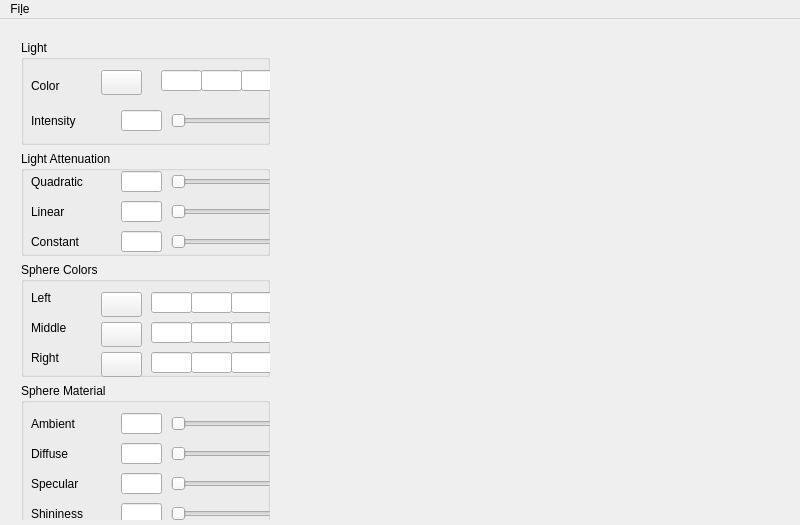
<?xml version="1.0" encoding="UTF-8"?>
<ui version="4.0">
 <class>MainWindow</class>
 <widget class="QMainWindow" name="MainWindow">
  <property name="geometry">
   <rect>
    <x>0</x>
    <y>0</y>
    <width>800</width>
    <height>525</height>
   </rect>
  </property>
  <property name="minimumSize">
   <size>
    <width>800</width>
    <height>525</height>
   </size>
  </property>
  <property name="windowTitle">
   <string>Lab 6 - 3D OpenGL</string>
  </property>
  <widget class="QWidget" name="mainWidget">
   <widget class="QWidget" name="layoutWidget_2">
    <property name="geometry">
     <rect>
      <x>10</x>
      <y>10</y>
      <width>271</width>
      <height>491</height>
     </rect>
    </property>
    <layout class="QGridLayout" name="settings">
     <item row="3" column="0">
      <widget class="QGroupBox" name="materialGroupBox">
       <property name="minimumSize">
        <size>
         <width>0</width>
         <height>219</height>
        </size>
       </property>
       <property name="title">
        <string>Sphere Material</string>
       </property>
       <widget class="QLabel" name="ambientLabel">
        <property name="geometry">
         <rect>
          <x>10</x>
          <y>20</y>
          <width>71</width>
          <height>41</height>
         </rect>
        </property>
        <property name="text">
         <string>Ambient</string>
        </property>
       </widget>
       <widget class="QLineEdit" name="ambientEdit">
        <property name="geometry">
         <rect>
          <x>100</x>
          <y>30</y>
          <width>41</width>
          <height>21</height>
         </rect>
        </property>
       </widget>
       <widget class="QSlider" name="ambientSlider">
        <property name="geometry">
         <rect>
          <x>150</x>
          <y>30</y>
          <width>101</width>
          <height>22</height>
         </rect>
        </property>
        <property name="orientation">
         <enum>Qt::Horizontal</enum>
        </property>
       </widget>
       <widget class="QLabel" name="diffuseLabel">
        <property name="geometry">
         <rect>
          <x>10</x>
          <y>50</y>
          <width>71</width>
          <height>41</height>
         </rect>
        </property>
        <property name="text">
         <string>Diffuse</string>
        </property>
       </widget>
       <widget class="QLineEdit" name="diffuseEdit">
        <property name="geometry">
         <rect>
          <x>100</x>
          <y>60</y>
          <width>41</width>
          <height>21</height>
         </rect>
        </property>
       </widget>
       <widget class="QSlider" name="diffuseSlider">
        <property name="geometry">
         <rect>
          <x>150</x>
          <y>60</y>
          <width>101</width>
          <height>22</height>
         </rect>
        </property>
        <property name="orientation">
         <enum>Qt::Horizontal</enum>
        </property>
       </widget>
       <widget class="QLabel" name="specularLabel">
        <property name="geometry">
         <rect>
          <x>10</x>
          <y>80</y>
          <width>81</width>
          <height>41</height>
         </rect>
        </property>
        <property name="text">
         <string>Specular</string>
        </property>
       </widget>
       <widget class="QLineEdit" name="specularEdit">
        <property name="geometry">
         <rect>
          <x>100</x>
          <y>90</y>
          <width>41</width>
          <height>21</height>
         </rect>
        </property>
       </widget>
       <widget class="QSlider" name="specularSlider">
        <property name="geometry">
         <rect>
          <x>150</x>
          <y>90</y>
          <width>101</width>
          <height>22</height>
         </rect>
        </property>
        <property name="orientation">
         <enum>Qt::Horizontal</enum>
        </property>
       </widget>
       <widget class="QLabel" name="shininessLabel">
        <property name="geometry">
         <rect>
          <x>10</x>
          <y>110</y>
          <width>81</width>
          <height>41</height>
         </rect>
        </property>
        <property name="text">
         <string>Shininess</string>
        </property>
       </widget>
       <widget class="QLineEdit" name="shininessEdit">
        <property name="geometry">
         <rect>
          <x>100</x>
          <y>120</y>
          <width>41</width>
          <height>21</height>
         </rect>
        </property>
       </widget>
       <widget class="QSlider" name="shininessSlider">
        <property name="geometry">
         <rect>
          <x>150</x>
          <y>120</y>
          <width>101</width>
          <height>22</height>
         </rect>
        </property>
        <property name="orientation">
         <enum>Qt::Horizontal</enum>
        </property>
       </widget>
      </widget>
     </item>
     <item row="2" column="0">
      <widget class="QGroupBox" name="spheresGroupBox">
       <property name="enabled">
        <bool>true</bool>
       </property>
       <property name="sizePolicy">
        <sizepolicy hsizetype="Preferred" vsizetype="Fixed">
         <horstretch>0</horstretch>
         <verstretch>0</verstretch>
        </sizepolicy>
       </property>
       <property name="minimumSize">
        <size>
         <width>0</width>
         <height>115</height>
        </size>
       </property>
       <property name="title">
        <string>Sphere Colors</string>
       </property>
       <widget class="QPushButton" name="sphereLColorButton">
        <property name="geometry">
         <rect>
          <x>80</x>
          <y>30</y>
          <width>41</width>
          <height>25</height>
         </rect>
        </property>
        <property name="text">
         <string/>
        </property>
       </widget>
       <widget class="QLabel" name="sphereLLabel">
        <property name="geometry">
         <rect>
          <x>10</x>
          <y>20</y>
          <width>62</width>
          <height>31</height>
         </rect>
        </property>
        <property name="text">
         <string>Left</string>
        </property>
       </widget>
       <widget class="QLineEdit" name="sphereLREdit">
        <property name="geometry">
         <rect>
          <x>130</x>
          <y>30</y>
          <width>41</width>
          <height>21</height>
         </rect>
        </property>
       </widget>
       <widget class="QLineEdit" name="sphereLGEdit">
        <property name="geometry">
         <rect>
          <x>170</x>
          <y>30</y>
          <width>41</width>
          <height>21</height>
         </rect>
        </property>
       </widget>
       <widget class="QLineEdit" name="sphereLBEdit">
        <property name="geometry">
         <rect>
          <x>210</x>
          <y>30</y>
          <width>41</width>
          <height>21</height>
         </rect>
        </property>
       </widget>
       <widget class="QLineEdit" name="sphereMBEdit">
        <property name="geometry">
         <rect>
          <x>210</x>
          <y>60</y>
          <width>41</width>
          <height>21</height>
         </rect>
        </property>
       </widget>
       <widget class="QLabel" name="sphereMLabel">
        <property name="geometry">
         <rect>
          <x>10</x>
          <y>50</y>
          <width>62</width>
          <height>31</height>
         </rect>
        </property>
        <property name="text">
         <string>Middle</string>
        </property>
       </widget>
       <widget class="QLineEdit" name="sphereMGEdit">
        <property name="geometry">
         <rect>
          <x>170</x>
          <y>60</y>
          <width>41</width>
          <height>21</height>
         </rect>
        </property>
       </widget>
       <widget class="QLineEdit" name="sphereMREdit">
        <property name="geometry">
         <rect>
          <x>130</x>
          <y>60</y>
          <width>41</width>
          <height>21</height>
         </rect>
        </property>
       </widget>
       <widget class="QPushButton" name="sphereMColorButton">
        <property name="geometry">
         <rect>
          <x>80</x>
          <y>60</y>
          <width>41</width>
          <height>25</height>
         </rect>
        </property>
        <property name="text">
         <string/>
        </property>
       </widget>
       <widget class="QPushButton" name="sphereRColorButton">
        <property name="geometry">
         <rect>
          <x>80</x>
          <y>90</y>
          <width>41</width>
          <height>25</height>
         </rect>
        </property>
        <property name="text">
         <string/>
        </property>
       </widget>
       <widget class="QLabel" name="sphereRLabel">
        <property name="geometry">
         <rect>
          <x>10</x>
          <y>80</y>
          <width>62</width>
          <height>31</height>
         </rect>
        </property>
        <property name="text">
         <string>Right</string>
        </property>
       </widget>
       <widget class="QLineEdit" name="sphereRGEdit">
        <property name="geometry">
         <rect>
          <x>170</x>
          <y>90</y>
          <width>41</width>
          <height>21</height>
         </rect>
        </property>
       </widget>
       <widget class="QLineEdit" name="sphereRBEdit">
        <property name="geometry">
         <rect>
          <x>210</x>
          <y>90</y>
          <width>41</width>
          <height>21</height>
         </rect>
        </property>
       </widget>
       <widget class="QLineEdit" name="sphereRREdit">
        <property name="geometry">
         <rect>
          <x>130</x>
          <y>90</y>
          <width>41</width>
          <height>21</height>
         </rect>
        </property>
       </widget>
      </widget>
     </item>
     <item row="0" column="0">
      <widget class="QGroupBox" name="lightGroupBox">
       <property name="enabled">
        <bool>true</bool>
       </property>
       <property name="sizePolicy">
        <sizepolicy hsizetype="Preferred" vsizetype="Fixed">
         <horstretch>0</horstretch>
         <verstretch>0</verstretch>
        </sizepolicy>
       </property>
       <property name="minimumSize">
        <size>
         <width>0</width>
         <height>105</height>
        </size>
       </property>
       <property name="title">
        <string>Light</string>
       </property>
       <widget class="QSlider" name="lightIntensitySlider">
        <property name="geometry">
         <rect>
          <x>150</x>
          <y>70</y>
          <width>101</width>
          <height>22</height>
         </rect>
        </property>
        <property name="orientation">
         <enum>Qt::Horizontal</enum>
        </property>
       </widget>
       <widget class="QLabel" name="lightIntensityLabel">
        <property name="geometry">
         <rect>
          <x>10</x>
          <y>70</y>
          <width>91</width>
          <height>21</height>
         </rect>
        </property>
        <property name="text">
         <string>Intensity</string>
        </property>
       </widget>
       <widget class="QPushButton" name="lightColorButton">
        <property name="geometry">
         <rect>
          <x>80</x>
          <y>30</y>
          <width>41</width>
          <height>25</height>
         </rect>
        </property>
        <property name="text">
         <string/>
        </property>
       </widget>
       <widget class="QLabel" name="lightColorLabel">
        <property name="geometry">
         <rect>
          <x>10</x>
          <y>30</y>
          <width>62</width>
          <height>31</height>
         </rect>
        </property>
        <property name="text">
         <string>Color</string>
        </property>
       </widget>
       <widget class="QLineEdit" name="lightIntensityEdit">
        <property name="geometry">
         <rect>
          <x>100</x>
          <y>70</y>
          <width>41</width>
          <height>21</height>
         </rect>
        </property>
       </widget>
       <widget class="QLineEdit" name="lightREdit">
        <property name="geometry">
         <rect>
          <x>140</x>
          <y>30</y>
          <width>41</width>
          <height>21</height>
         </rect>
        </property>
       </widget>
       <widget class="QLineEdit" name="lightGEdit">
        <property name="geometry">
         <rect>
          <x>180</x>
          <y>30</y>
          <width>41</width>
          <height>21</height>
         </rect>
        </property>
       </widget>
       <widget class="QLineEdit" name="lightBEdit">
        <property name="geometry">
         <rect>
          <x>220</x>
          <y>30</y>
          <width>41</width>
          <height>21</height>
         </rect>
        </property>
       </widget>
      </widget>
     </item>
     <item row="1" column="0">
      <widget class="QGroupBox" name="attenuationGroupBox">
       <property name="enabled">
        <bool>true</bool>
       </property>
       <property name="sizePolicy">
        <sizepolicy hsizetype="Preferred" vsizetype="Fixed">
         <horstretch>0</horstretch>
         <verstretch>0</verstretch>
        </sizepolicy>
       </property>
       <property name="minimumSize">
        <size>
         <width>0</width>
         <height>105</height>
        </size>
       </property>
       <property name="title">
        <string>Light Attenuation</string>
       </property>
       <property name="checkable">
        <bool>false</bool>
       </property>
       <widget class="QSlider" name="attQuadraticSlider">
        <property name="geometry">
         <rect>
          <x>150</x>
          <y>20</y>
          <width>101</width>
          <height>22</height>
         </rect>
        </property>
        <property name="orientation">
         <enum>Qt::Horizontal</enum>
        </property>
       </widget>
       <widget class="QLabel" name="attLinearLabel">
        <property name="geometry">
         <rect>
          <x>10</x>
          <y>40</y>
          <width>61</width>
          <height>41</height>
         </rect>
        </property>
        <property name="text">
         <string>Linear</string>
        </property>
       </widget>
       <widget class="QLabel" name="attConstantLabel">
        <property name="geometry">
         <rect>
          <x>10</x>
          <y>70</y>
          <width>91</width>
          <height>41</height>
         </rect>
        </property>
        <property name="text">
         <string>Constant</string>
        </property>
       </widget>
       <widget class="QLineEdit" name="attConstantEdit">
        <property name="geometry">
         <rect>
          <x>100</x>
          <y>80</y>
          <width>41</width>
          <height>21</height>
         </rect>
        </property>
       </widget>
       <widget class="QSlider" name="attLinearSlider">
        <property name="geometry">
         <rect>
          <x>150</x>
          <y>50</y>
          <width>101</width>
          <height>22</height>
         </rect>
        </property>
        <property name="orientation">
         <enum>Qt::Horizontal</enum>
        </property>
       </widget>
       <widget class="QLineEdit" name="attLinearEdit">
        <property name="geometry">
         <rect>
          <x>100</x>
          <y>50</y>
          <width>41</width>
          <height>21</height>
         </rect>
        </property>
       </widget>
       <widget class="QSlider" name="attConstantSlider">
        <property name="geometry">
         <rect>
          <x>150</x>
          <y>80</y>
          <width>101</width>
          <height>22</height>
         </rect>
        </property>
        <property name="orientation">
         <enum>Qt::Horizontal</enum>
        </property>
       </widget>
       <widget class="QLineEdit" name="attQuadraticEdit">
        <property name="geometry">
         <rect>
          <x>100</x>
          <y>20</y>
          <width>41</width>
          <height>21</height>
         </rect>
        </property>
       </widget>
       <widget class="QLabel" name="attQuadraticLabel">
        <property name="geometry">
         <rect>
          <x>10</x>
          <y>10</y>
          <width>91</width>
          <height>41</height>
         </rect>
        </property>
        <property name="text">
         <string>Quadratic</string>
        </property>
       </widget>
      </widget>
     </item>
    </layout>
   </widget>
   <widget class="QWidget" name="canvas" native="true">
    <property name="geometry">
     <rect>
      <x>280</x>
      <y>0</y>
      <width>521</width>
      <height>501</height>
     </rect>
    </property>
   </widget>
  </widget>
  <widget class="QMenuBar" name="menuBar">
   <property name="geometry">
    <rect>
     <x>0</x>
     <y>0</y>
     <width>800</width>
     <height>24</height>
    </rect>
   </property>
   <widget class="QMenu" name="menuFile">
    <property name="title">
     <string>Fi&amp;le</string>
    </property>
    <addaction name="actionQuit"/>
   </widget>
   <addaction name="menuFile"/>
  </widget>
  <action name="actionQuit">
   <property name="text">
    <string>&amp;Quit</string>
   </property>
   <property name="shortcut">
    <string>Ctrl+Q</string>
   </property>
  </action>
 </widget>
 <layoutdefault spacing="6" margin="11"/>
 <resources/>
 <connections>
  <connection>
   <sender>actionQuit</sender>
   <signal>triggered()</signal>
   <receiver>MainWindow</receiver>
   <slot>close()</slot>
   <hints>
    <hint type="sourcelabel">
     <x>-1</x>
     <y>-1</y>
    </hint>
    <hint type="destinationlabel">
     <x>299</x>
     <y>199</y>
    </hint>
   </hints>
  </connection>
 </connections>
 <designerdata>
  <property name="gridDeltaX">
   <number>10</number>
  </property>
  <property name="gridDeltaY">
   <number>10</number>
  </property>
  <property name="gridSnapX">
   <bool>true</bool>
  </property>
  <property name="gridSnapY">
   <bool>true</bool>
  </property>
  <property name="gridVisible">
   <bool>true</bool>
  </property>
 </designerdata>
</ui>
